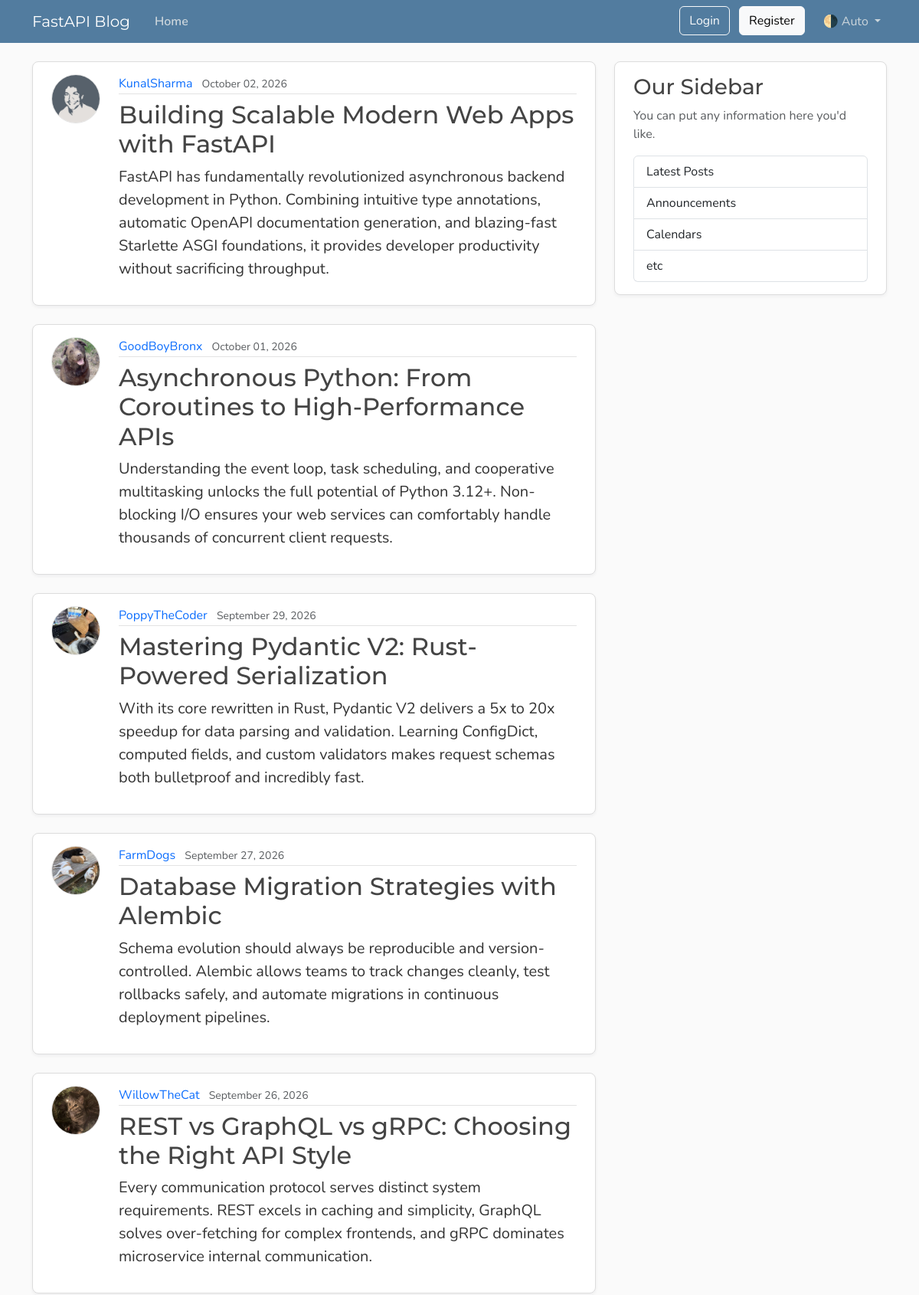
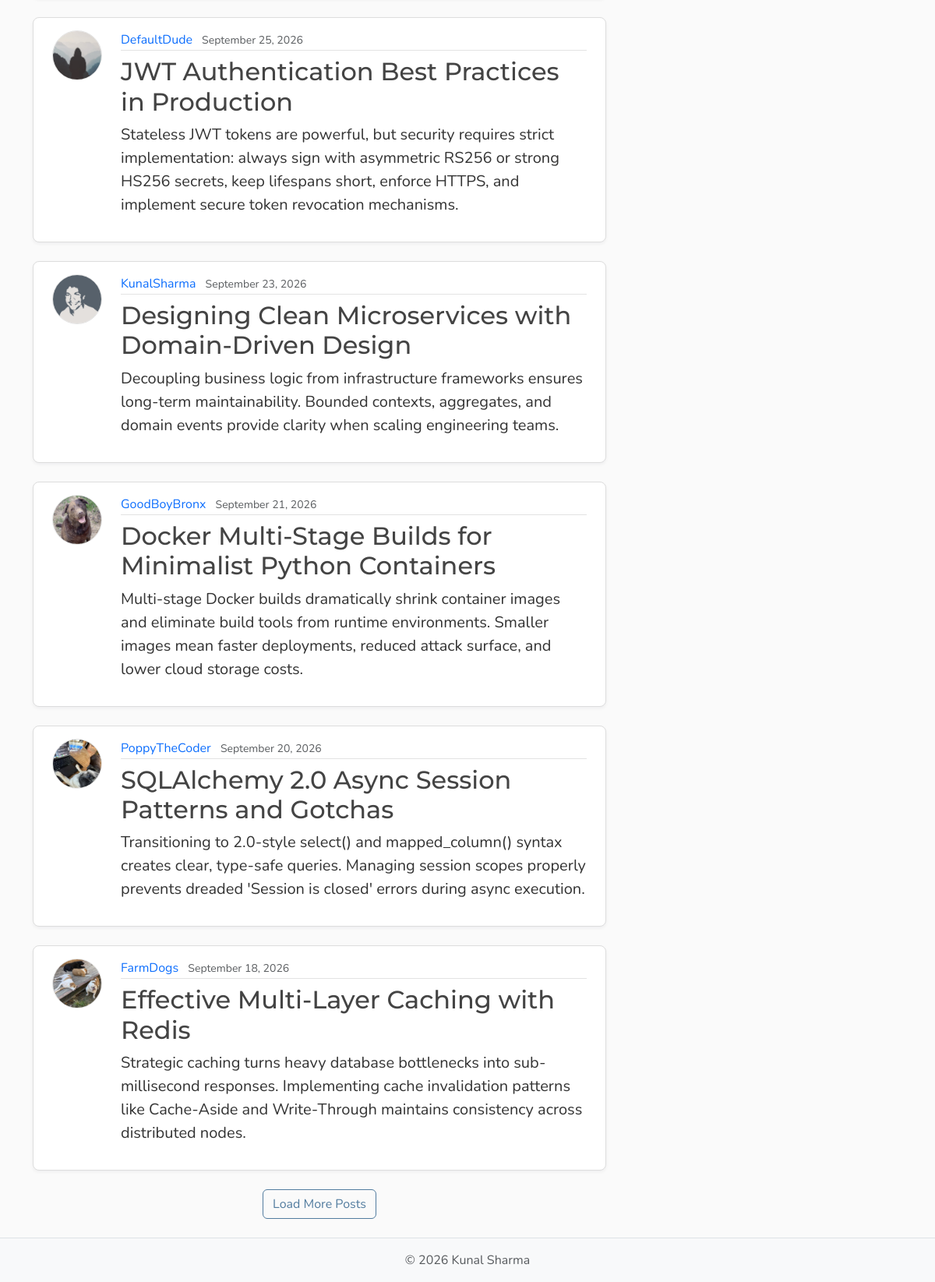
The page /posts on the database its author committed (2 pictures, top to bottom).
### model.py (models this page shows, shortened)
class Post(Base):
    __tablename__ = "posts"
    id: Mapped[int] = mapped_column(Integer, primary_key=True , index = True)
    title : Mapped[str] = mapped_column(String , nullable=False)
    content: Mapped[str] = mapped_column(TEXT , nullable=False)
    user_id: Mapped[int] = mapped_column(
        ForeignKey("users.id"),
        index=True,
        nullable=False )
    date_posted : Mapped[datetime] = mapped_column(
    DATETIME(timezone = True),
    default= lambda :datetime.now(UTC),
    )
    author : Mapped[User] = relationship(back_populates="posts")

class User(Base):
    __tablename__ = "users"
    id : Mapped[int] = mapped_column(Integer , primary_key=True , index=True)
    username : Mapped[str] = mapped_column(String(50) , unique=True ,nullable=False)
    email : Mapped[str] = mapped_column(String , unique=True , nullable=False)
    password_hash: Mapped[str] = mapped_column(String(200), nullable=False)
    image_file: Mapped[str | None]= mapped_column(
        String(200),
        nullable=True,
        default=None,
    )
    posts:Mapped[list[Post]] =  relationship(
                                back_populates="author",
                                cascade="all ,delete-orphan"
                                )
    reset_tokens: Mapped[list[PasswordResetToken]] = relationship(
    back_populates="user",
    cascade="all, delete-orphan",)

### main.py (the view)
@app.get("/",  name = "home")
@app.get("/posts",  name = "posts")
async def home(request : Request , db : Annotated[AsyncSession , Depends(get_db)]):
    count_result = await db.execute(select(func.count()).select_from(model.Post))
    total  = count_result.scalar() or 0
    result = await db.execute(select(model.Post)
                              .options(selectinload(model.Post.author))
                              .order_by(model.Post.date_posted.desc())
                              .limit(settings.post_per_page))
    posts = result.scalars().all()
    has_more = len(posts) < total
    return templates.TemplateResponse(
        request,
        "home.html",
        {
            "posts" : posts ,
            "title": "Home",
            "limit" :settings.post_per_page,
            "has_more":has_more
            }
    )

### templates/home.html (shortened to what this page needs)
{% extends "layout.html" %}
{% block content %}
    <div id="postsContainer">
        {% for post in posts %}
            <article class="content-section py-3 px-4 mb-4">
                <div class="d-flex align-items-start gap-4">
                    <img class="rounded-circle article-img flex-shrink-0"
                         src="{{ post.author.image_path }}"
                         alt="{{ post.author.username }}'s profile picture"
                         width="64"
                         height="64"
                         loading="lazy">
                    <div class="flex-grow-1">
                        <div class="article-metadata mb-2">
                            <a class="me-2"
                               href="{{ url_for("user_posts", user_id=post.author.id) }}">{{ post.author.username }}</a>
                            <small class="text-body-secondary">{{ post.date_posted.strftime("%B %d, %Y") }}</small>
                        </div>
                        <h2>
                            <a class="article-title"
                               href="{{ url_for("post_page", post_id=post.id) }}">{{ post.title }}</a>
                        </h2>
                        <p class="article-content">{{ post.content }}</p>
                    </div>
                </div>
            </article>
        {% endfor %}
    </div>
    {% if has_more %}
        <div class="text-center mb-4">
            <button type="button" class="btn btn-outline-primary" id="loadMoreBtn">Load More Posts</button>
        </div>
    {% endif %}
{% endblock content %}

### templates/layout.html (shortened to what this page needs)
<!DOCTYPE html>
<html lang="en">
    <head>
        <link href="https://cdn.jsdelivr.net/npm/bootstrap@5.3.8/dist/css/bootstrap.min.css"
              rel="stylesheet"
>
        <link rel="stylesheet"
              type="text/css"
              href="{{ url_for("static", path='css/main.css') }}">
    </head>
    <body class="d-flex flex-column min-vh-100">
        <header class="site-header">
            <nav class="navbar navbar-expand-md bg-steel fixed-top"
                 data-bs-theme="dark">
                <div class="container">
                    <a class="navbar-brand me-4" href="{{ url_for("home") }}">FastAPI Blog</a>
                    <div class="collapse navbar-collapse" id="navbarToggle">
                        <div class="navbar-nav me-auto">
                            <a class="nav-link active"
                               aria-current="page"
                               href="{{ url_for("home") }}">Home</a>
                        </div>
                        <div class="navbar-nav">
                            <div id="loggedOutNav">
                                <a class="btn btn-outline-light mb-2 mb-md-0 me-md-2"
                                   href="{{ url_for("login_page") }}">Login</a>
                                <a class="btn btn-light mb-2 mb-md-0 me-md-3"
                                   href="{{ url_for("register_page") }}">Register</a>
                            </div>
                            <div class="nav-item dropdown">
                                <a class="nav-link dropdown-toggle"
                                   href="#"
                                   role="button"
                                   id="bd-theme"
                                   data-bs-toggle="dropdown"
                                   aria-expanded="false">
                                    <span id="bd-theme-text">🌗 Auto</span>
                                </a>
                            </div>
                        </div>
                    </div>
                </div>
            </nav>
        </header>
        <main role="main" class="container">
            <div class="row">
                <div class="col-md-8">
                    {% block content %}
                    {% endblock content %}
                </div>
                <aside class="col-md-4">
                    <div class="content-section py-3 px-4 mb-4">
                        <h3>Our Sidebar</h3>
                        <p class="text-body-secondary">You can put any information here you'd like.</p>
                        <ul class="list-group">
                            <li class="list-group-item">Latest Posts</li>
                            <li class="list-group-item">Announcements</li>
                            <li class="list-group-item">Calendars</li>
                            <li class="list-group-item">etc</li>
                        </ul>
                    </div>
                </aside>
            </div>
        </main>
        <footer class="mt-auto py-3 bg-body-tertiary border-top">
            <div class="container text-center">
                <p class="text-body-secondary mb-0">
                    © <span id="year"></span> Kunal Sharma
                </p>
            </div>
        </footer>
    </body>
</html>

### static/css/main.css (style rules this page uses)
:root { --font-heading: "Montserrat", system-ui, -apple-system, BlinkMacSystemFont, sans-serif; --font-body: "Nunito", system-ui, -apple-system, BlinkMacSystemFont, sans-serif; --color-bg-body: #fafafa; --color-bg-content: #ffffff; --color-text-primary: #333333; --color-text-heading: #444444; --color-steel: #527c9f; --color-nav-link: #cbd5db; --color-nav-link-hover: #ffffff; --color-link-hover: #428bca; --color-border: #dddddd; --color-border-light: #e3e3e3; --spacing-xl: 5rem; --article-img-size: 4rem; --account-img-size: 7.813rem; }
body { font-family: var(--font-body); background: var(--color-bg-body); color: var(--color-text-primary); }
main { padding-top: var(--spacing-xl); }
h1, h2, h3, h4, h5, h6 { font-family: var(--font-heading); color: var(--color-text-heading); }
.navbar-brand { font-family: var(--font-heading); }
a { text-decoration: none; }
.bg-steel { background-color: var(--color-steel); }
.site-header .navbar-nav .nav-link { color: var(--color-nav-link); transition: color 0.2s ease-in-out; }
.site-header .navbar-nav .nav-link.active { font-weight: 600; }
.content-section { background: var(--color-bg-content); border: 1px solid var(--color-border); border-radius: 0.5rem; box-shadow: 0 2px 4px rgba(15, 23, 42, 0.05); transition: box-shadow 0.15s ease, transform 0.15s ease, border-color 0.15s ease; }
.article-title { color: var(--color-text-heading); transition: color 0.2s ease-in-out; }
.article-content { white-space: pre-line; font-size: 1.25rem; }
.article-img { height: var(--article-img-size); width: var(--article-img-size); flex-shrink: 0; object-fit: cover; border: 1px solid var(--color-border-light); box-shadow: 0 0 0 2px var(--color-bg-content); }
.article-metadata { padding-bottom: 0.063rem; border-bottom: 1px solid var(--color-border-light); }
.article-metadata a { transition: color 0.2s ease-in-out; }
.btn-outline-primary { --bs-btn-color: #527c9f; --bs-btn-border-color: #527c9f; --bs-btn-hover-color: #fff; --bs-btn-hover-bg: #466a87; --bs-btn-hover-border-color: #3f6179; --bs-btn-active-color: #fff; --bs-btn-active-bg: #3f6179; --bs-btn-active-border-color: #3a5b72; }
[data-bs-theme="dark"] { --color-bg-body: #1a1a1a; --color-bg-content: #2d2d2d; --color-text-primary: #e0e0e0; --color-text-heading: #f0f0f0; --color-border: #404040; --color-border-light: #4a4a4a; }

### rows shown on the page
Post: author.image_path (picture), author.username "KunalSharma", date_posted "October 02, 2026", title "Building Scalable Modern Web Apps with FastAPI", content "FastAPI has fundamentally revolutionized asynchronous backend development in Python. Combining intuitive type annotations, automatic OpenAPI documentation generation, and blazing-fast Starlette ASGI foundations, it provides developer productivity without sacrificing throughput."
Post: author.image_path (picture), author.username "GoodBoyBronx", date_posted "October 01, 2026", title "Asynchronous Python: From Coroutines to High-Performance APIs", content "Understanding the event loop, task scheduling, and cooperative multitasking unlocks the full potential of Python 3.12+. Non-blocking I/O ensures your web services can comfortably handle thousands of concurrent client requests."
Post: author.image_path (picture), author.username "PoppyTheCoder", date_posted "September 29, 2026", title "Mastering Pydantic V2: Rust-Powered Serialization", content "With its core rewritten in Rust, Pydantic V2 delivers a 5x to 20x speedup for data parsing and validation. Learning ConfigDict, computed fields, and custom validators makes request schemas both bulletproof and incredibly fast."
Post: author.image_path (picture), author.username "FarmDogs", date_posted "September 27, 2026", title "Database Migration Strategies with Alembic", content "Schema evolution should always be reproducible and version-controlled. Alembic allows teams to track changes cleanly, test rollbacks safely, and automate migrations in continuous deployment pipelines."
Post: author.image_path (picture), author.username "WillowTheCat", date_posted "September 26, 2026", title "REST vs GraphQL vs gRPC: Choosing the Right API Style", content "Every communication protocol serves distinct system requirements. REST excels in caching and simplicity, GraphQL solves over-fetching for complex frontends, and gRPC dominates microservice internal communication."
Post: shows a picture, author.username "DefaultDude", date_posted "September 25, 2026", title "JWT Authentication Best Practices in Production", content "Stateless JWT tokens are powerful, but security requires strict implementation: always sign with asymmetric RS256 or strong HS256 secrets, keep lifespans short, enforce HTTPS, and implement secure token revocation mechanisms."
Post: author.image_path (picture), author.username "KunalSharma", date_posted "September 23, 2026", title "Designing Clean Microservices with Domain-Driven Design", content "Decoupling business logic from infrastructure frameworks ensures long-term maintainability. Bounded contexts, aggregates, and domain events provide clarity when scaling engineering teams."
Post: author.image_path (picture), author.username "GoodBoyBronx", date_posted "September 21, 2026", title "Docker Multi-Stage Builds for Minimalist Python Containers", content "Multi-stage Docker builds dramatically shrink container images and eliminate build tools from runtime environments. Smaller images mean faster deployments, reduced attack surface, and lower cloud storage costs."
Post: author.image_path (picture), author.username "PoppyTheCoder", date_posted "September 20, 2026", title "SQLAlchemy 2.0 Async Session Patterns and Gotchas", content "Transitioning to 2.0-style select() and mapped_column() syntax creates clear, type-safe queries. Managing session scopes properly prevents dreaded 'Session is closed' errors during async execution."
Post: author.image_path (picture), author.username "FarmDogs", date_posted "September 18, 2026", title "Effective Multi-Layer Caching with Redis", content "Strategic caching turns heavy database bottlenecks into sub-millisecond responses. Implementing cache invalidation patterns like Cache-Aside and Write-Through maintains consistency across distributed nodes."
